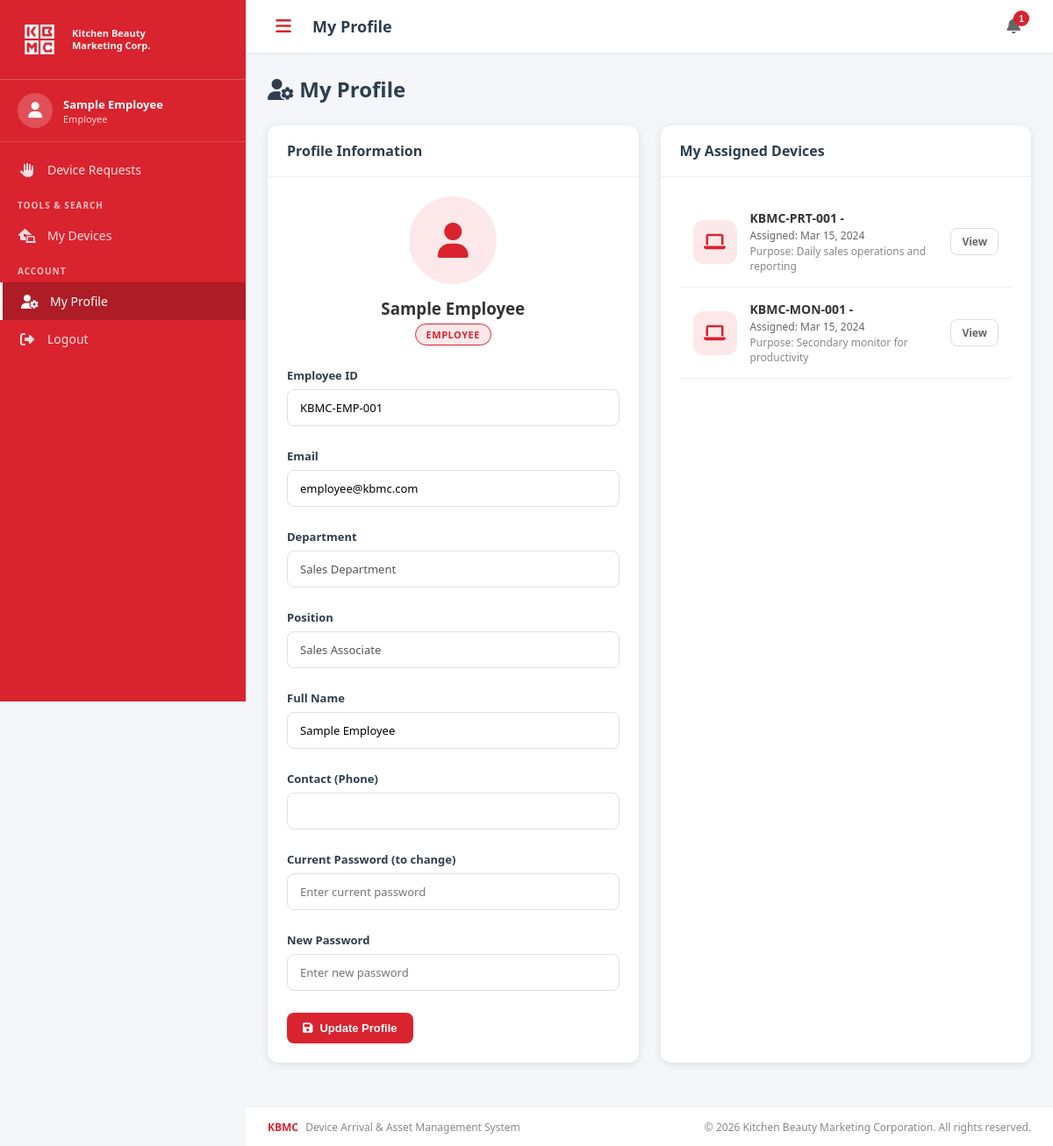
Screenshot of /profile.php (signed in) with the database file from the repository.
### tables this page shows
CREATE TABLE users (
    id INT AUTO_INCREMENT PRIMARY KEY,
    employee_id VARCHAR(50) UNIQUE NOT NULL,
    full_name VARCHAR(100) NOT NULL,
    email VARCHAR(100) UNIQUE NOT NULL,
    password VARCHAR(255) NOT NULL,
    role ENUM('admin', 'it_staff', 'employee') DEFAULT 'employee',
    department VARCHAR(100),
    position VARCHAR(100),
    phone VARCHAR(20),
    profile_image VARCHAR(255),
    status ENUM('active', 'inactive') DEFAULT 'active',
    failed_logins INT DEFAULT 0,
    last_failed_attempt TIMESTAMP NULL,
    locked_until TIMESTAMP NULL,
    created_at TIMESTAMP DEFAULT CURRENT_TIMESTAMP,
    updated_at TIMESTAMP DEFAULT CURRENT_TIMESTAMP ON UPDATE CURRENT_TIMESTAMP
);

CREATE TABLE device_assignments (
    id INT AUTO_INCREMENT PRIMARY KEY,
    device_id INT NOT NULL,
    employee_id INT NOT NULL,
    assigned_by INT NOT NULL,
    assigned_date DATE NOT NULL,
    returned_date DATE,
    purpose TEXT,
    accountability_form_signed TINYINT(1) DEFAULT 0,
    form_file VARCHAR(255),
    notes TEXT,
    status ENUM('active', 'returned', 'transferred') DEFAULT 'active',
    created_at TIMESTAMP DEFAULT CURRENT_TIMESTAMP,
    FOREIGN KEY (device_id) REFERENCES devices(id),
    FOREIGN KEY (employee_id) REFERENCES users(id),
    FOREIGN KEY (assigned_by) REFERENCES users(id)
);

CREATE TABLE devices (
    id INT AUTO_INCREMENT PRIMARY KEY,
    asset_tag VARCHAR(100) NULL DEFAULT NULL,
    device_type_id INT NOT NULL,
    serial_number VARCHAR(100) UNIQUE NOT NULL,
    ip_address VARCHAR(50),
    pc_name VARCHAR(100),
    purchase_date DATE,
    vendor VARCHAR(100),
    warranty_expiry DATE,
    purchase_price DECIMAL(12,2),
    status ENUM('in_stock', 'deployed', 'under_repair', 'retired', 'disposed', 'pending_inspection', 'rejected') DEFAULT 'pending_inspection',
    condition_notes TEXT,
    location VARCHAR(100),
    image VARCHAR(255),
    created_by INT,
    created_at TIMESTAMP DEFAULT CURRENT_TIMESTAMP,
    updated_at TIMESTAMP DEFAULT CURRENT_TIMESTAMP ON UPDATE CURRENT_TIMESTAMP,
    FOREIGN KEY (device_type_id) REFERENCES device_types(id),
    FOREIGN KEY (created_by) REFERENCES users(id)
);

### includes/functions.php (called while the page is built, shortened)
<?php
require_once __DIR__ . '/config.php';
function getUserInfo($userId) {
    global $pdo;
    $stmt = $pdo->prepare("SELECT * FROM users WHERE id = ?");
    $stmt->execute([$userId]);
    return $stmt->fetch();
}
function getUnreadNotificationCount($userId) {
    global $pdo;
    $userStmt = $pdo->prepare("SELECT role FROM users WHERE id = ?");
    $userStmt->execute([$userId]);
    $user = $userStmt->fetch();
    $userRole = $user['role'] ?? 'employee';
    if ($userRole === 'it_staff') {
        $stmt = $pdo->prepare("SELECT COUNT(*) FROM notifications WHERE user_id = ? AND is_read = 0");
        $stmt->execute([$userId]);
    } else {
        $stmt = $pdo->prepare("SELECT COUNT(*) FROM notifications WHERE user_id = ? AND is_read = 0");
        $stmt->execute([$userId]);
    }
    return $stmt->fetchColumn();
}
function getNotifications($userId, $limit = 5) {
    global $pdo;
    $userStmt = $pdo->prepare("SELECT role FROM users WHERE id = ?");
    $userStmt->execute([$userId]);
    $user = $userStmt->fetch();
    $userRole = $user['role'] ?? 'employee';
    if ($userRole === 'it_staff') {
        $stmt = $pdo->prepare("SELECT * FROM notifications WHERE user_id = ? ORDER BY created_at DESC LIMIT ?");
        $stmt->execute([$userId, $limit]);
    } else {
        $stmt = $pdo->prepare("SELECT * FROM notifications WHERE user_id = ? ORDER BY created_at DESC LIMIT ?");
        $stmt->execute([$userId, $limit]);
    }
    return $stmt->fetchAll();
}
function formatDate($date, $format = 'M d, Y') {
    return date($format, strtotime($date));
}
function sanitize($input) {
    return htmlspecialchars(trim($input), ENT_QUOTES, 'UTF-8');
}

### includes/config.php (called while the page is built, shortened)
<?php
$role_names = [
    'admin'     => 'Administrator',
    'it_staff'  => 'IT Staff',
    'employee'  => 'Employee',
];

### profile.php (the view, shortened to what this page needs)
<?php
$pageTitle = 'My Profile';
require_once 'includes/header.php';
$user = getUserInfo($_SESSION['user_id']);
$stmt = $pdo->prepare("SELECT da.*, d.asset_tag, d.vendor, d.status as device_status FROM device_assignments da JOIN devices d ON da.device_id = d.id JOIN device_types dt ON d.device_type_id = dt.id WHERE da.employee_id = ? AND da.status = 'active'");
$stmt->execute([$_SESSION['user_id']]);
$myDevices = $stmt->fetchAll();
?>
<div class="page-header">
    <h1><i class="fas fa-user-cog"></i> My Profile</h1>
</div>
<div class="grid-2">
    <div class="card">
        <div class="card-header"><h3>Profile Information</h3></div>
        <div class="card-body">
            <div style="text-align: center; margin-bottom: 25px;">
                <div style="width: 100px; height: 100px; background: var(--kbmc-red-light); color: var(--kbmc-red); border-radius: 50%; display: flex; align-items: center; justify-content: center; font-size: 40px; margin: 0 auto 15px;">
                    <i class="fas fa-user"></i>
                </div>
                <h3 style="margin-bottom: 5px;"><?php echo sanitize($user['full_name']); ?></h3>
                <span class="status-badge" style="background: var(--kbmc-red-light); color: var(--kbmc-red); border: 1px solid var(--kbmc-red);"><?php echo $role_names[$user['role']] ?? $user['role']; ?></span>
            </div>
            <form method="POST">
                <div class="form-grid">
                    <div class="form-group">
                        <label>Employee ID</label>
                        <input type="text" name="employee_id" class="form-control" value="<?php echo sanitize($user['employee_id'] ?: ''); ?>">
                    </div>
                    <div class="form-group">
                        <label>Email</label>
                        <input type="email" name="email" class="form-control" value="<?php echo sanitize($user['email']); ?>">
                    </div>
                    <div class="form-group">
                        <label>Department</label>
                        <input type="text" class="form-control" value="<?php echo sanitize($user['department']); ?>" disabled>
                    </div>
                    <div class="form-group">
                        <label>Position</label>
                        <input type="text" class="form-control" value="<?php echo sanitize($user['position']); ?>" disabled>
                    </div>
                    <div class="form-group">
                        <label>Full Name</label>
                        <input type="text" name="full_name" class="form-control" value="<?php echo sanitize($user['full_name']); ?>">
                    </div>
                    <div class="form-group">
                        <label>Contact (Phone)</label>
                        <input type="text" name="phone" class="form-control" value="<?php echo sanitize($user['phone'] ?? ''); ?>">
                    </div>
                    <div class="form-group">
                        <label>Current Password (to change)</label>
                        <input type="password" name="current_password" class="form-control" placeholder="Enter current password">
                    </div>
                    <div class="form-group">
                        <label>New Password</label>
                        <input type="password" name="new_password" class="form-control" placeholder="Enter new password">
                    </div>
                </div>
                <div style="margin-top: 20px;">
                    <button type="submit" class="btn btn-primary"><i class="fas fa-save"></i> Update Profile</button>
                </div>
            </form>
        </div>
    </div>
    <div class="card">
        <div class="card-header"><h3>My Assigned Devices</h3></div>
        <div class="card-body">
            <?php if (empty($myDevices)): ?>
            <div class="empty-state"><i class="fas fa-laptop" style="font-size: 40px; color: #ddd;"></i><h4>No devices assigned</h4></div>
            <?php else: ?>
            <?php foreach ($myDevices as $md): ?>
            <div style="display: flex; align-items: center; gap: 15px; padding: 15px; border-bottom: 1px solid #f0f0f0;">
                <div style="width: 50px; height: 50px; background: var(--kbmc-red-light); color: var(--kbmc-red); border-radius: 12px; display: flex; align-items: center; justify-content: center; font-size: 20px;">
                    <i class="fas fa-laptop"></i>
                </div>
                <div style="flex: 1;">
                    <div style="font-weight: 600; font-size: 14px;"><?php echo sanitize($md['asset_tag']); ?> - <?php echo sanitize($md['brand'] . ' ' . $md['model']); ?></div>
                    <div style="font-size: 12px; color: #666; margin-top: 2px;">Assigned: <?php echo formatDate($md['assigned_date']); ?></div>
                    <div style="font-size: 12px; color: #888; margin-top: 1px;">Purpose: <?php echo sanitize($md['purpose']); ?></div>
                </div>
                <a href="view_device.php?id=<?php echo $md['device_id']; ?>" class="btn btn-sm btn-outline">View</a>
            </div>
            <?php endforeach; ?>
            <?php endif; ?>
        </div>
    </div>
</div>
<?php require_once 'includes/footer.php'; ?>

### includes/header.php (shortened to what this page needs)
<?php
require_once __DIR__ . '/functions.php';
$user = getUserInfo($_SESSION['user_id']);
$unreadCount = getUnreadNotificationCount($_SESSION['user_id']);
$notifications = getNotifications($_SESSION['user_id'], 10);
$pageTitle = $pageTitle ?? 'KBMC Asset Management';
?>
<!DOCTYPE html>
<html lang="en">
<head>
    <link href="https://cdnjs.cloudflare.com/ajax/libs/font-awesome/6.5.1/css/all.min.css" rel="stylesheet">
    <link href="assets/css/style.css" rel="stylesheet">
</head>
<body>
    <aside class="sidebar" id="sidebar">
        <div class="sidebar-header">
            <div class="logo-container">
                <img src="assets/images/logo.png" alt="KBMC Logo" class="sidebar-logo-img">
            </div>
            <div class="company-name">
                Kitchen Beauty<br>Marketing Corp.
            </div>
        </div>
        <div class="sidebar-user">
            <div class="user-avatar">
                <i class="fas fa-user"></i>
            </div>
            <div class="user-info">
                <div class="user-name"><?php echo sanitize($user['full_name']); ?></div>
                <div class="user-role"><?php echo $role_names[$user['role']] ?? 'User'; ?></div>
            </div>
        </div>
        <nav class="sidebar-nav">
            <a href="requests.php" class="nav-item <?php echo basename($_SERVER['PHP_SELF']) == 'requests.php' ? 'active' : ''; ?>">
                <i class="fas fa-hand-paper"></i>
                <span>Device Requests</span>
            </a>
            <div class="nav-section">Tools & Search</div>
            <a href="user_asset_dashboard.php" class="nav-item <?php echo basename($_SERVER['PHP_SELF']) == 'user_asset_dashboard.php' ? 'active' : ''; ?>">
                <i class="fas fa-laptop-house"></i>
                <span>My Devices</span>
            </a>
            <div class="nav-section">Account</div>
            <a href="profile.php" class="nav-item <?php echo basename($_SERVER['PHP_SELF']) == 'profile.php' ? 'active' : ''; ?>">
                <i class="fas fa-user-cog"></i>
                <span>My Profile</span>
            </a>
            <a href="logout.php" class="nav-item">
                <i class="fas fa-sign-out-alt"></i>
                <span>Logout</span>
            </a>
        </nav>
    </aside>
    <div class="main-wrapper">
        <header class="top-header">
            <button class="menu-toggle" id="menuToggle">
                <i class="fas fa-bars"></i>
            </button>
            <div class="header-title"><?php echo sanitize($pageTitle); ?></div>
            <div class="header-actions">
                <div class="notification-dropdown">
                    <button class="notif-btn" id="notifToggle" type="button" onclick="
                        var dropdown = document.getElementById('notifDropdown');
                        if (dropdown) {
                            dropdown.classList.toggle('show');
                        }
                        return false;
                    ">
                        <i class="fas fa-bell"></i>
                        <?php if ($unreadCount > 0): ?>
                        <span class="notif-badge"><?php echo $unreadCount; ?></span>
                        <?php endif; ?>
                    </button>
                </div>
            </div>
        </header>
        <main class="main-content">

### includes/footer.php (shortened to what this page needs)
        </main>
        <footer class="app-footer">
            <div class="footer-left">
                <span class="footer-logo">KBMC</span> Device Arrival & Asset Management System
            </div>
            <div class="footer-right">
                &copy; <?php echo date('Y'); ?> Kitchen Beauty Marketing Corporation. All rights reserved.
            </div>
        </footer>
    </div>
</body>
</html>

### rows the page displays
users: full_name "Sample Employee", role "Employee", role "EMPLOYEE", employee_id "KBMC-EMP-001", email "employee@kbmc.com", department "Sales Department", position "Sales Associate"
device_assignments: device.asset_tag "KBMC-PRT-001", assigned_date "Mar 15, 2024", purpose "Daily sales operations and reporting"
device_assignments: device.asset_tag "KBMC-MON-001", assigned_date "Mar 15, 2024", purpose "Secondary monitor for productivity"

### other values shown
$pageTitle "My Profile"
$unreadCount "1"
